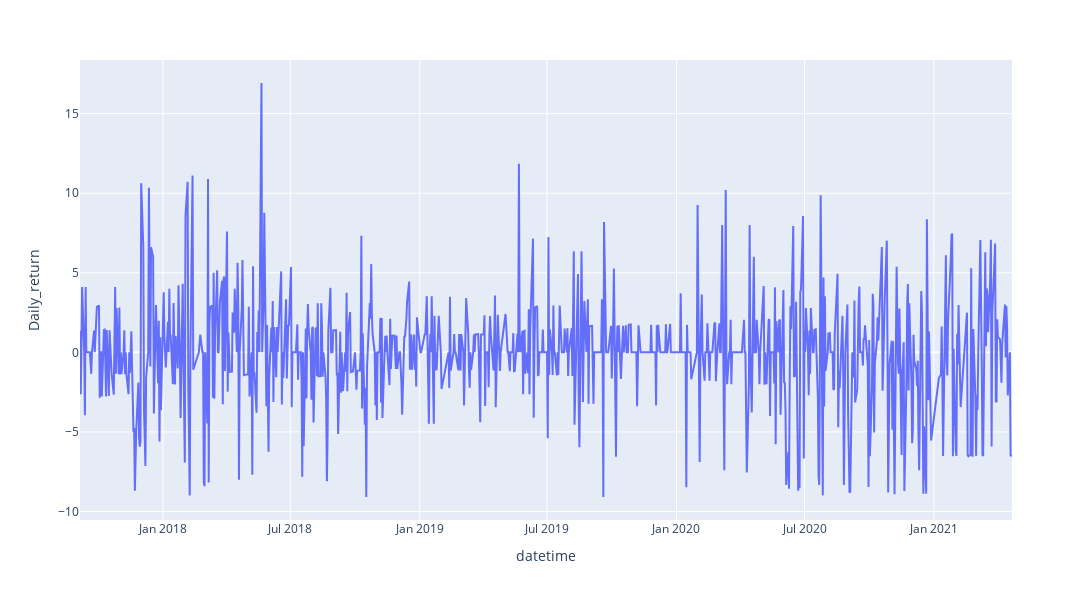

Notebook code for this chart:
### Code cell
df['Daily_return']=df['<Close>'].pct_change()*100
df.dropna(axis = 0, inplace = True)
fig = go.Figure()
px.line(df, x='datetime', y='Daily_return', labels={'x':'Date', 'y':'Daily_Return_%'},width= 1200, height= 600)

### Figure 1 — Plotly figure (JSON) as saved in the notebook; plotly's stock layout.template omitted (floating-point values rounded to 4 significant figures; data arrays with more than 128 entries replaced by an {"elided": "..."} marker saying what was removed)
{"data": [{"hovertemplate": "datetime=%{x}<br>Daily_return=%{y}<extra></extra>", "legendgroup": "", "line": {"color": "#636efa", "dash": "solid"}, "mode": "lines", "name": "", "orientation": "v", "showlegend": false, "type": "scatter", "x": {"elided": "899 str values"}, "xaxis": "x", "y": {"elided": "899 float values"}, "yaxis": "y"}], "layout": {"height": 600, "legend": {"tracegroupgap": 0}, "margin": {"t": 60}, "width": 1200, "xaxis": {"anchor": "y", "domain": [0, 1], "title": {"text": "datetime"}}, "yaxis": {"anchor": "x", "domain": [0, 1], "title": {"text": "Daily_return"}}}}
